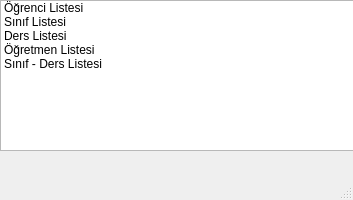
<?xml version="1.0" encoding="UTF-8"?>
<ui version="4.0">
 <class>MainWindow</class>
 <widget class="QMainWindow" name="MainWindow">
  <property name="geometry">
   <rect>
    <x>0</x>
    <y>0</y>
    <width>353</width>
    <height>200</height>
   </rect>
  </property>
  <property name="sizePolicy">
   <sizepolicy hsizetype="Minimum" vsizetype="Minimum">
    <horstretch>0</horstretch>
    <verstretch>0</verstretch>
   </sizepolicy>
  </property>
  <property name="windowTitle">
   <string>MainWindow</string>
  </property>
  <widget class="QWidget" name="centralwidget">
   <widget class="QListWidget" name="listWidget">
    <property name="geometry">
     <rect>
      <x>0</x>
      <y>0</y>
      <width>361</width>
      <height>151</height>
     </rect>
    </property>
    <property name="sizePolicy">
     <sizepolicy hsizetype="Minimum" vsizetype="Minimum">
      <horstretch>0</horstretch>
      <verstretch>0</verstretch>
     </sizepolicy>
    </property>
    <item>
     <property name="text">
      <string>Öğrenci Listesi</string>
     </property>
    </item>
    <item>
     <property name="text">
      <string>Sınıf Listesi</string>
     </property>
    </item>
    <item>
     <property name="text">
      <string>Ders Listesi</string>
     </property>
    </item>
    <item>
     <property name="text">
      <string>Öğretmen Listesi</string>
     </property>
    </item>
    <item>
     <property name="text">
      <string>Sınıf - Ders Listesi</string>
     </property>
    </item>
   </widget>
  </widget>
  <widget class="QMenuBar" name="menubar">
   <property name="geometry">
    <rect>
     <x>0</x>
     <y>0</y>
     <width>353</width>
     <height>26</height>
    </rect>
   </property>
  </widget>
  <widget class="QStatusBar" name="statusbar">
   <property name="enabled">
    <bool>true</bool>
   </property>
  </widget>
 </widget>
 <resources/>
 <connections/>
</ui>
